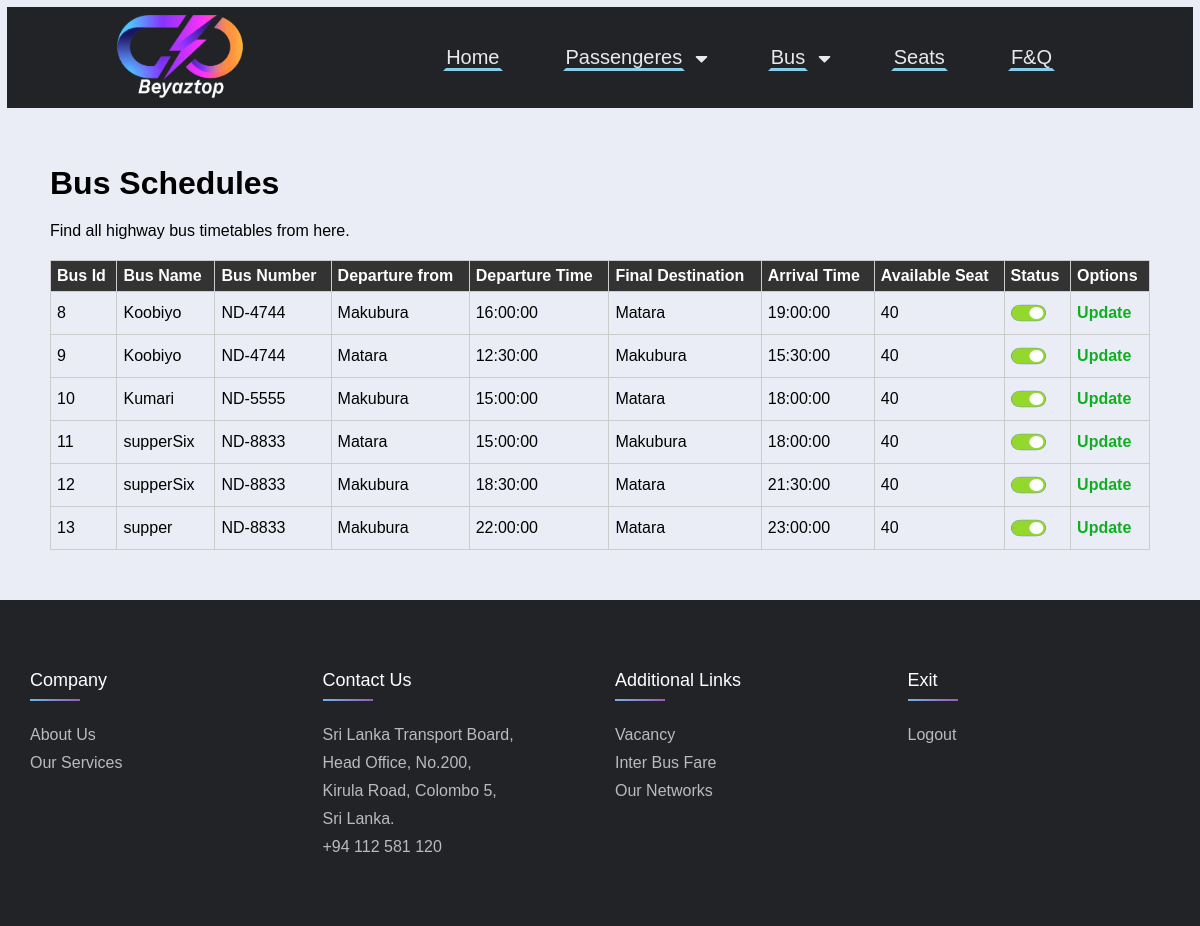
Screenshot of /Admin/Admin-View-Bus Shedules.php (signed in) with the database file from the repository.
### tables this page shows
CREATE TABLE IF NOT EXISTS `bus_shedules` (
  `Shedules_id` int(11) NOT NULL AUTO_INCREMENT,
  `Bus_name` varchar(50) NOT NULL,
  `Bus_number` varchar(50) NOT NULL,
  `Stat_time` time NOT NULL,
  `End_time` time NOT NULL,
  `Starting_point` varchar(50) NOT NULL,
  `Final_destination` varchar(50) NOT NULL,
  `Seats_Count` int(50) NOT NULL,
  `Status` varchar(5) NOT NULL,
  PRIMARY KEY (`Shedules_id`),
  KEY `Bus_number` (`Bus_number`)
);

### Admin/Admin-View-Bus Shedules.php (the view)
<?php
include( 'Admin-nav.php' );
include '../connect.php';
?>
<div id="page-wrap">
  <h1>Bus Schedules</h1>
  <p><p>Find all highway bus timetables from here.</p></p>
  <table>
    <?php
    $sql = "SELECT * FROM bus_shedules";
    $res = mysqli_query( $connect, $sql );
    $count = mysqli_num_rows( $res );
    if ( $count > 0 ) {
     ?>
     <tr>
      <th>Bus Id</th>
      <th>Bus Name</th>
      <th>Bus Number</th>
      <th>Departure from</th>
      <th>Departure Time</th>
      <th>Final Destination</th>
      <th>Arrival Time</th>
      <th>Available Seat</th>
      <th>Status</th>
      <th>Options</th>
    </tr>
     <?php
      while ( $row = mysqli_fetch_assoc( $res ) ) {
        $id = $row[ 'Shedules_id' ];
        $Bname = $row[ 'Bus_name' ];
        $Bnumber = $row[ 'Bus_number' ];
        $Stime = $row[ 'Stat_time' ];
        $Etime = $row[ 'End_time' ];
        $Spoint = $row[ 'Starting_point' ];
        $Destination = $row[ 'Final_destination' ];
        $Scount = $row[ 'Seats_Count' ];
        $Status = $row[ 'Status' ];
        ?>
    <tr>
      <td><?php echo $id;?></td>
      <td><?php echo $Bname;?></td>
      <td><?php echo $Bnumber;?></td>
      <td><?php echo $Spoint;?></td>
      <td><?php echo $Stime;?></td>
      <td><?php echo $Destination;?></td>
      <td><?php echo $Etime;?></td>
     <td><?php echo $Scount;?></td>
     <td>
     <?Php
     if ( $Status=="A" ) {
         ?><img src="../img/Icon/on.png" width="35" height="30"/> <?php
        }else if ( $Status=="D" ){
         ?><img src="../img/Icon/off.png" width="35" height="30"/> <?php
        }
     ?>
     </td>
      <td><a class="btn_update" href="Admin-Bus Shedules-update.php?id=<?php echo $id; ?>">Update</a></td>
    </tr>
    <?php
    }
    } else {
      echo "<tr> <td colspan='7' class 'error'>Bus Schedules Details not add yet.</td></tr>";
    }
    ?>
  </table>
</div>
<?php include('Admin-footer.php');?>

### css/Admins.css (style rules this page uses)
* { margin: 0; padding: 0; box-sizing: border-box; }
body { font-family: sans-serif; background-color: #eaedf5; padding: 0; margin: 0; }
#page-wrap { margin: 50px; overflow-x: auto; overflow-y: hidden; }
p { margin: 20px 0; }
table { width: 100%; border-collapse: collapse; }
tr:nth-of-type(odd) { background: #eaedf5; }
th { background: #333; color: white; font-weight: bold; }
td, th { padding: 6px; border: 1px solid #ccc; text-align: left; }
.btn_update { text-decoration: none; text-align: center; color: #10AF22; font-weight: bold; }

### rows the page displays
bus_shedules: Shedules_id "8", Bus_name "Koobiyo", Bus_number "ND-4744", Starting_point "Makubura", Stat_time "16:00:00", Final_destination "Matara", End_time "19:00:00", Seats_Count "40"
bus_shedules: Shedules_id "9", Bus_name "Koobiyo", Bus_number "ND-4744", Starting_point "Matara", Stat_time "12:30:00", Final_destination "Makubura", End_time "15:30:00", Seats_Count "40"
bus_shedules: Shedules_id "10", Bus_name "Kumari", Bus_number "ND-5555", Starting_point "Makubura", Stat_time "15:00:00", Final_destination "Matara", End_time "18:00:00", Seats_Count "40"
bus_shedules: Shedules_id "11", Bus_name "supperSix", Bus_number "ND-8833", Starting_point "Matara", Stat_time "15:00:00", Final_destination "Makubura", End_time "18:00:00", Seats_Count "40"
bus_shedules: Shedules_id "12", Bus_name "supperSix", Bus_number "ND-8833", Starting_point "Makubura", Stat_time "18:30:00", Final_destination "Matara", End_time "21:30:00", Seats_Count "40"
bus_shedules: Shedules_id "13", Bus_name "supper", Bus_number "ND-8833", Starting_point "Makubura", Stat_time "22:00:00", Final_destination "Matara", End_time "23:00:00", Seats_Count "40"
